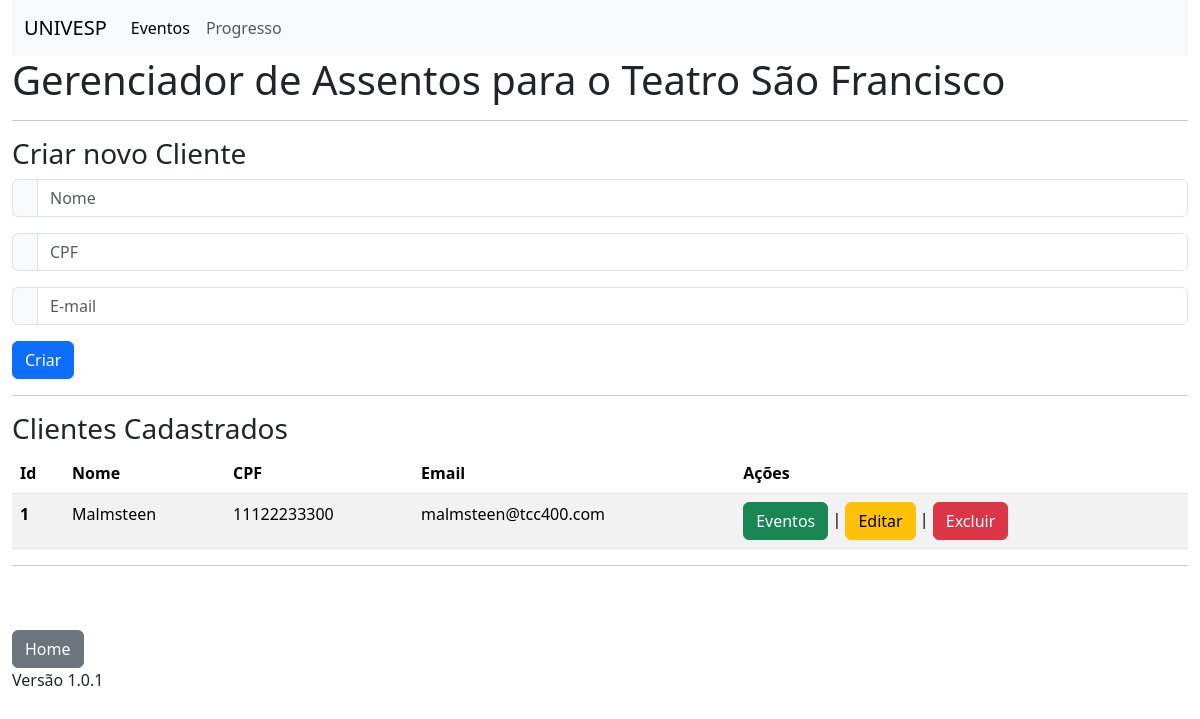
Page /cliente_lista on the committed database.
### models.py (models this page shows, shortened)
class Cliente(db.Model):
    __tablename__='clientes'
    id = db.Column(db.Integer, primary_key=True)
    nome = db.Column(db.String(100))
    cpf = db.Column(db.String(11))
    email = db.Column(db.String(100))
    eventos = db.relationship('Evento',
                              secondary=Cliente_Evento.__table__,
                              back_populates='clientes'
                              )

### routes.py (the view, shortened to what this page needs)
@app.route('/cliente_lista', methods=['GET', 'POST'])
def cliente_lista():
    clientes = Cliente.query.all()
    if request.method == 'GET':
        return render_template('cliente_lista.html', clientes=clientes)

### templates/cliente_lista.html
{% extends 'base.html' %}
{% block conteudo %}
<h1>Gerenciador de Assentos para o Teatro São Francisco</h1>
<hr>
<h3>Criar novo Cliente</h3>
<form action="/cliente_lista" method="post">
  <div class="input-group mb-3">
    <span class="input-group-text" id="basic-addon1"></span>
    <input type="text" class="form-control" placeholder="Nome" aria-label="Username" aria-describedby="basic-addon1" name="nome" required>
  </div>
  <div class="input-group mb-3">
    <span class="input-group-text" id="basic-addon1"></span>
    <input type="text" class="form-control" placeholder="CPF" aria-label="Username" aria-describedby="basic-addon1" name="cpf" required>
  </div>
  <div class="input-group mb-3">
    <span class="input-group-text" id="basic-addon1"></span>
    <input type="text" class="form-control" placeholder="E-mail" aria-label="Username" aria-describedby="basic-addon1" name="email" required>
  </div>
  <button type="submit" class="btn btn-primary">Criar</button>
</form>
<hr>
<h3>Clientes Cadastrados</h3>
<table class="table table-striped">
    <thead>
      <tr>
        <th scope="col">Id</th>
        <th scope="col">Nome</th>
        <th scope="col">CPF</th>
        <th scope="col">Email</th>
        <th scope="col">Ações</th>
      </tr>
    </thead>
    <tbody>
      {% for e in clientes %}
      <tr>
        <th scope="row">{{e.id}}</th>
        <td>{{e.nome}}</td>
        <td>{{e.cpf}}</td>
        <td>{{e.email}}</td>
        <td>
          <a class="btn btn-success" role="button" aria-disabled="true" href="/cliente_ver/{{e.id}}">Eventos</a> |
          <a class="btn btn-warning" role="button" aria-disabled="true">Editar</a> |
          <a class="btn btn-danger" role="button" aria-disabled="true">Excluir</a>
        </td>
      </tr>
      {% endfor %}
    </tbody>
  </table>
{% endblock %}

### rows in the picture
Cliente: id "1", nome "Malmsteen", cpf "11122233300", email "malmsteen@tcc400.com"
